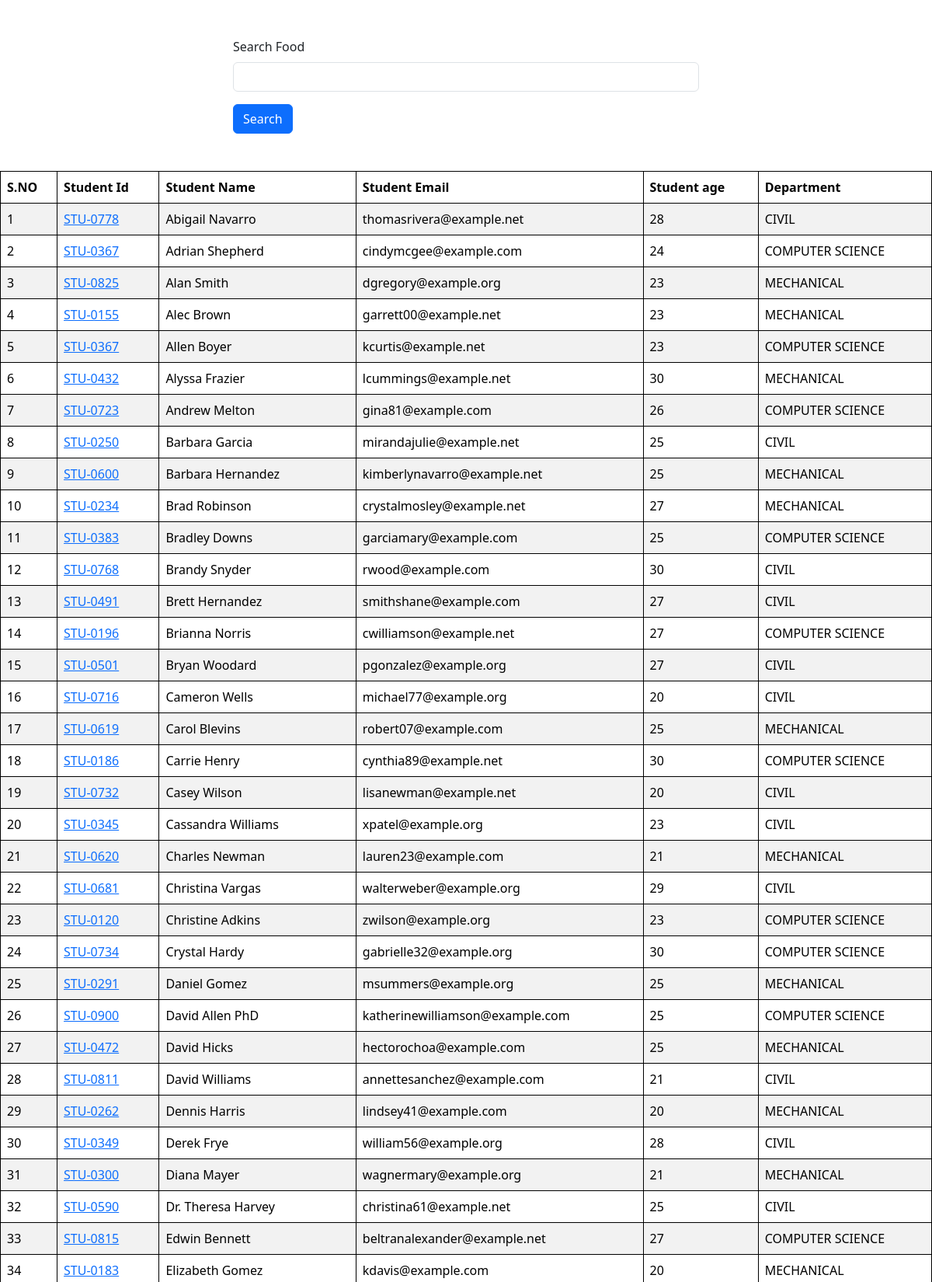
/student_page/ (upper part), run on the app's committed database.
### vege/models.py (models this page shows, shortened)
class Student(models.Model):
    department=models.ForeignKey(Department,related_name="depart",on_delete=models.CASCADE)
    student_id=models.OneToOneField(StudentId,related_name="studentid",on_delete=models.CASCADE)
    student_name=models.CharField(max_length=100)
    student_email=models.EmailField(unique=True)
    student_age=models.IntegerField(default=18)
    student_address=models.TextField()
    class Meta:
        ordering = ['student_name']
        verbose_name="student"

class StudentId(models.Model):
    student_id=models.CharField(max_length=100)
    def __str__(self)->str:
        return self.student_id

class Department(models.Model):
    department=models.CharField(max_length=100)
    class Meta:
        ordering=['department']

### vege/views.py (the view, shortened to what this page needs)
# urls.py: path('student_page/',student_page,name='student'),
def student_page(request):
    queryset=Student.objects.all()
    context={"student":queryset}
    return render(request,"student_page.html",context)

### vege/templates/student_page.html (shortened to what this page needs)
<!DOCTYPE html>
<html lang="en">
<head>
    <link href="https://cdn.jsdelivr.net/npm/bootstrap@5.3.3/dist/css/bootstrap.min.css" rel="stylesheet">
  </head>
</head>
<body>
    <div class="mt-5">
        <form >
        <div class=" mx-auto col-6">
          <div class="mb-3">
            <label for="exampleInputEmail1" class="form-label">Search Food</label>
            <input   name="search"  class="form-control" >
          </div>
          <button type="submit" class="btn btn-primary">Search</button>
        </form>
        </div>
<table class="table mt-5 table-striped col-10">
    <thead>
      <tr>
        <th scope="col">S.NO</th>
        <th>Student Id</th>
        <th scope="col">Student Name</th>
        <th scope="col">Student Email</th>
        <th scope="col">Student age</th>
        <th scope="col">Department</th>
      </tr>
    </thead>
    <tbody>
        {% for s in student %}
      <tr>
        <td scope="row">{{forloop.counter}}</td>
        <td><a href="/details/{{s.student_id}}">{{s.student_id}}</a></td>
        <td>{{s.student_name}}</td>
        <td>{{s.student_email}}</td>
        <td>{{s.student_age}}</td>
        <td>{{s.department.department}}</td>
      </tr>
      {%endfor%}
    </body>
    </html>

### vege/templates/student_page.html (style rules this page uses)
table,th,td { border: 1px solid black; }

### data on the page
Student: student_id "STU-0778", student_name "Abigail Navarro", student_email "thomasrivera@example.net", student_age "28", department.department "CIVIL"
Student: student_id "STU-0367", student_name "Adrian Shepherd", student_email "cindymcgee@example.com", student_age "24", department.department "COMPUTER SCIENCE"
Student: student_id "STU-0825", student_name "Alan Smith", student_email "dgregory@example.org", student_age "23", department.department "MECHANICAL"
Student: student_id "STU-0155", student_name "Alec Brown", student_email "garrett00@example.net", student_age "23", department.department "MECHANICAL"
Student: student_id "STU-0367", student_name "Allen Boyer", student_email "kcurtis@example.net", student_age "23", department.department "COMPUTER SCIENCE"
Student: student_id "STU-0432", student_name "Alyssa Frazier", student_email "lcummings@example.net", student_age "30", department.department "MECHANICAL"
Student: student_id "STU-0723", student_name "Andrew Melton", student_email "gina81@example.com", student_age "26", department.department "COMPUTER SCIENCE"
Student: student_id "STU-0250", student_name "Barbara Garcia", student_email "mirandajulie@example.net", student_age "25", department.department "CIVIL"
Student: student_id "STU-0600", student_name "Barbara Hernandez", student_email "kimberlynavarro@example.net", student_age "25", department.department "MECHANICAL"
Student: student_id "STU-0234", student_name "Brad Robinson", student_email "crystalmosley@example.net", student_age "27", department.department "MECHANICAL"
Student: student_id "STU-0383", student_name "Bradley Downs", student_email "garciamary@example.com", student_age "25", department.department "COMPUTER SCIENCE"
Student: student_id "STU-0768", student_name "Brandy Snyder", student_email "rwood@example.com", student_age "30", department.department "CIVIL"
Student: student_id "STU-0491", student_name "Brett Hernandez", student_email "smithshane@example.com", student_age "27", department.department "CIVIL"
Student: student_id "STU-0196", student_name "Brianna Norris", student_email "cwilliamson@example.net", student_age "27", department.department "COMPUTER SCIENCE"
Student: student_id "STU-0501", student_name "Bryan Woodard", student_email "pgonzalez@example.org", student_age "27", department.department "CIVIL"
Student: student_id "STU-0716", student_name "Cameron Wells", student_email "michael77@example.org", student_age "20", department.department "CIVIL"
Student: student_id "STU-0619", student_name "Carol Blevins", student_email "robert07@example.com", student_age "25", department.department "MECHANICAL"
Student: student_id "STU-0186", student_name "Carrie Henry", student_email "cynthia89@example.net", student_age "30", department.department "COMPUTER SCIENCE"
Student: student_id "STU-0732", student_name "Casey Wilson", student_email "lisanewman@example.net", student_age "20", department.department "CIVIL"
Student: student_id "STU-0345", student_name "Cassandra Williams", student_email "xpatel@example.org", student_age "23", department.department "CIVIL"
Student: student_id "STU-0620", student_name "Charles Newman", student_email "lauren23@example.com", student_age "21", department.department "MECHANICAL"
Student: student_id "STU-0681", student_name "Christina Vargas", student_email "walterweber@example.org", student_age "29", department.department "CIVIL"
Student: student_id "STU-0120", student_name "Christine Adkins", student_email "zwilson@example.org", student_age "23", department.department "COMPUTER SCIENCE"
Student: student_id "STU-0734", student_name "Crystal Hardy", student_email "gabrielle32@example.org", student_age "30", department.department "COMPUTER SCIENCE"
Student: student_id "STU-0291", student_name "Daniel Gomez", student_email "msummers@example.org", student_age "25", department.department "MECHANICAL"
Student: student_id "STU-0900", student_name "David Allen PhD", student_email "katherinewilliamson@example.com", student_age "25", department.department "COMPUTER SCIENCE"
Student: student_id "STU-0472", student_name "David Hicks", student_email "hectorochoa@example.com", student_age "25", department.department "MECHANICAL"
Student: student_id "STU-0811", student_name "David Williams", student_email "annettesanchez@example.com", student_age "21", department.department "CIVIL"
Student: student_id "STU-0262", student_name "Dennis Harris", student_email "lindsey41@example.com", student_age "20", department.department "MECHANICAL"
Student: student_id "STU-0349", student_name "Derek Frye", student_email "william56@example.org", student_age "28", department.department "CIVIL"
Student: student_id "STU-0300", student_name "Diana Mayer", student_email "wagnermary@example.org", student_age "21", department.department "MECHANICAL"
Student: student_id "STU-0590", student_name "Dr. Theresa Harvey", student_email "christina61@example.net", student_age "25", department.department "CIVIL"
Student: student_id "STU-0815", student_name "Edwin Bennett", student_email "beltranalexander@example.net", student_age "27", department.department "COMPUTER SCIENCE"
Student: student_id "STU-0183", student_name "Elizabeth Gomez", student_email "kdavis@example.com", student_age "20", department.department "MECHANICAL"
